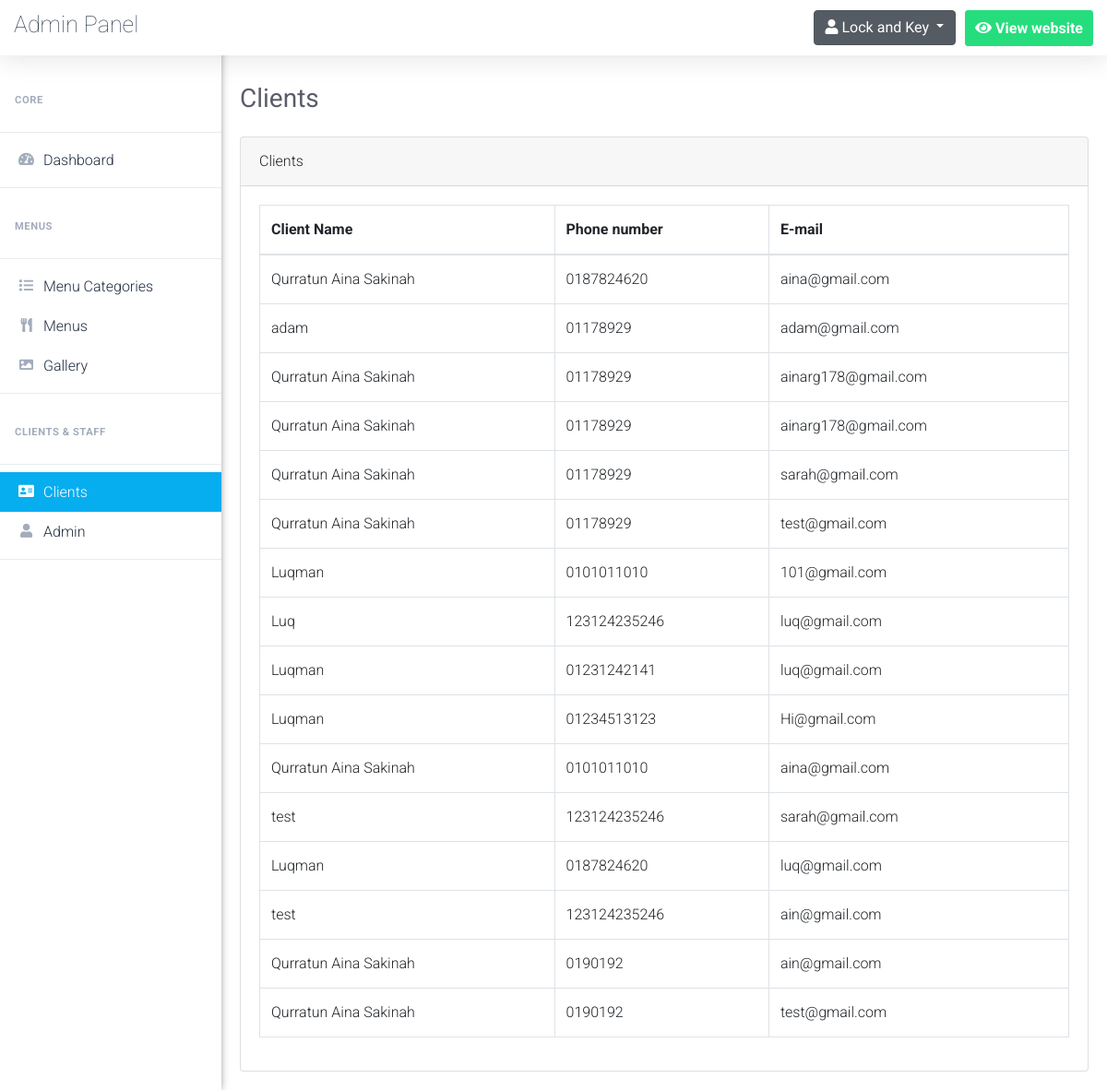
Page /admin/clients.php (signed in) on the earlier database version.
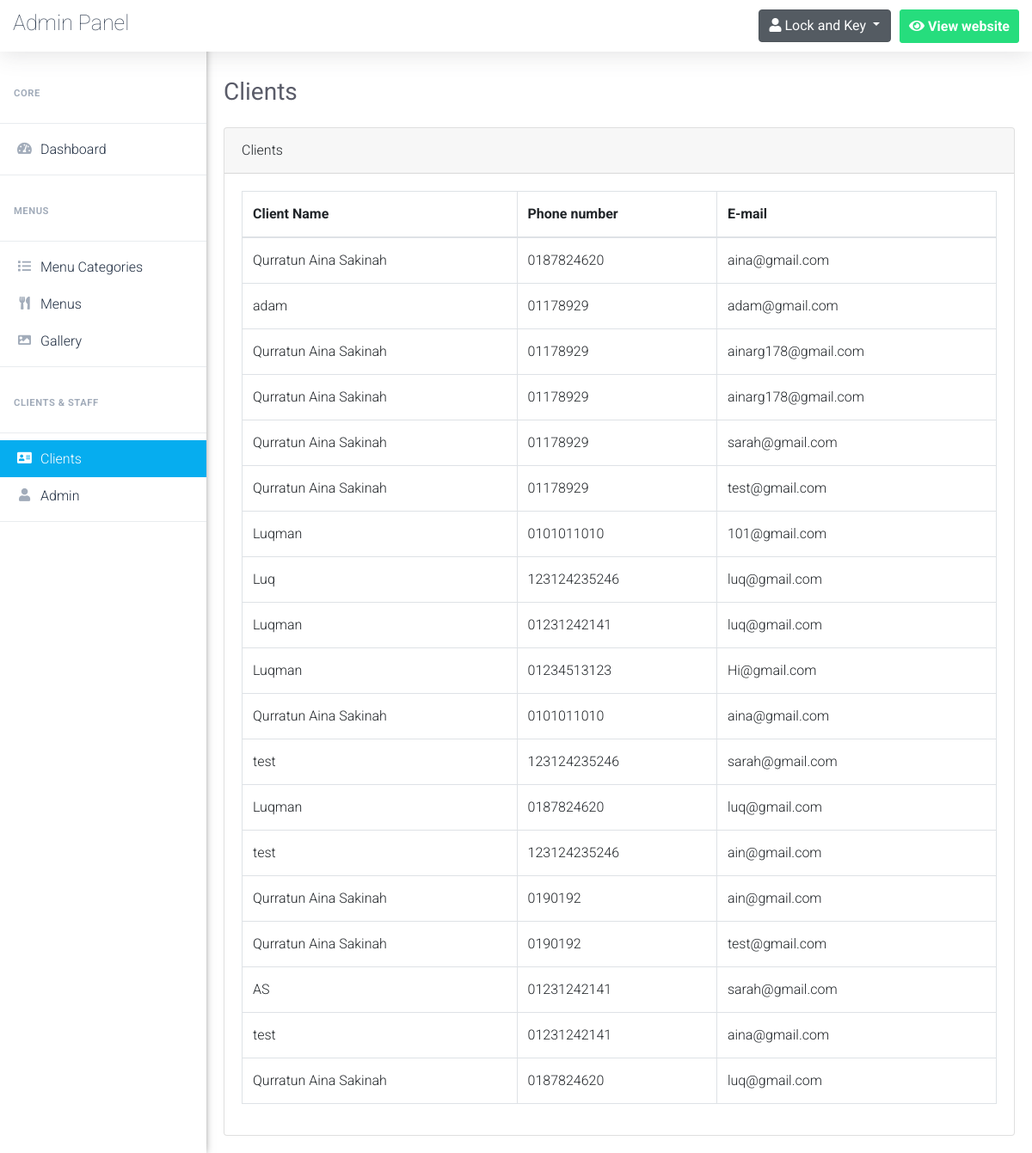
Same page on the later database version.
### tables this page shows
CREATE TABLE `clients` (
  `client_id` int(5) NOT NULL,
  `client_name` varchar(50) NOT NULL,
  `client_phone` varchar(50) NOT NULL,
  `client_email` varchar(100) NOT NULL
);

### admin/clients.php (the view, shortened to what this page needs)
<?php
	$pageTitle = 'Clients';
	if(isset($_SESSION['username_restaurant_qRewacvAqzA']) && isset($_SESSION['password_restaurant_qRewacvAqzA']))
	{
		include 'connect.php';
		include 'Includes/templates/header.php';
		include 'Includes/templates/navbar.php';
        ?>
        <?php
            $do = 'Manage';
            if($do == "Manage")
            {
                $stmt = $con->prepare("SELECT * FROM clients");
                $stmt->execute();
                $clients = $stmt->fetchAll();
            ?>
                <div class="card">
                    <div class="card-header">
                        <?php echo $pageTitle; ?>
                    </div>
                    <div class="card-body">
                        <table class="table table-bordered clients-table">
                            <thead>
                                <tr>
                                    <th scope="col">Client Name</th>
                                    <th scope="col">Phone number</th>
                                    <th scope="col">E-mail</th>
                                </tr>
                            </thead>
                            <tbody>
                                <?php
                                    foreach($clients as $client)
                                    {
                                        echo "<tr>";
                                            echo "<td>";
                                                echo $client['client_name'];
                                            echo "</td>";
                                            echo "<td>";
                                                echo $client['client_phone'];
                                            echo "</td>";
                                            echo "<td>";
                                                echo $client['client_email'];
                                            echo "</td>";
                                        echo "</tr>";
                                    }
                                ?>
                            </tbody>
                        </table>
                    </div>
                </div>
            <?php
            }
        include 'Includes/templates/footer.php';
    }
    else
    {
        header('Location: index.php');
        exit();
    }
?>

Differences in the rows shown:
added clients: client_name "AS", client_phone "01231242141", client_email "sarah@gmail.com"
added clients: client_name "test", client_phone "01231242141", client_email "aina@gmail.com"
added clients: client_name "Qurratun Aina Sakinah", client_phone "0187824620", client_email "luq@gmail.com"
